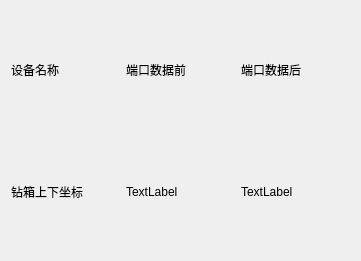
     <widget class="QWidget" name="layoutWidget_9">
      <property name="geometry">
       <rect>
        <x>1250</x>
        <y>570</y>
        <width>361</width>
        <height>261</height>
       </rect>
      </property>
      <layout class="QGridLayout" name="gridLayout_24">
       <item row="0" column="1">
        <widget class="QLabel" name="label_575">
         <property name="sizePolicy">
          <sizepolicy hsizetype="Expanding" vsizetype="Expanding">
           <horstretch>0</horstretch>
           <verstretch>0</verstretch>
          </sizepolicy>
         </property>
         <property name="text">
          <string>端口数据前</string>
         </property>
        </widget>
       </item>
       <item row="0" column="0">
        <widget class="QLabel" name="label_574">
         <property name="sizePolicy">
          <sizepolicy hsizetype="Expanding" vsizetype="Expanding">
           <horstretch>0</horstretch>
           <verstretch>0</verstretch>
          </sizepolicy>
         </property>
         <property name="text">
          <string>设备名称</string>
         </property>
        </widget>
       </item>
       <item row="1" column="0">
        <widget class="QLabel" name="label_577">
         <property name="sizePolicy">
          <sizepolicy hsizetype="Expanding" vsizetype="Expanding">
           <horstretch>0</horstretch>
           <verstretch>0</verstretch>
          </sizepolicy>
         </property>
         <property name="text">
          <string>钻箱上下坐标</string>
         </property>
        </widget>
       </item>
       <item row="1" column="2">
        <widget class="QLabel" name="label_582">
         <property name="sizePolicy">
          <sizepolicy hsizetype="Expanding" vsizetype="Expanding">
           <horstretch>0</horstretch>
           <verstretch>0</verstretch>
          </sizepolicy>
         </property>
         <property name="text">
          <string>TextLabel</string>
         </property>
        </widget>
       </item>
       <item row="0" column="2">
        <widget class="QLabel" name="label_576">
         <property name="sizePolicy">
          <sizepolicy hsizetype="Expanding" vsizetype="Expanding">
           <horstretch>0</horstretch>
           <verstretch>0</verstretch>
          </sizepolicy>
         </property>
         <property name="text">
          <string>端口数据后</string>
         </property>
        </widget>
       </item>
       <item row="1" column="1">
        <widget class="QLabel" name="label_581">
         <property name="sizePolicy">
          <sizepolicy hsizetype="Expanding" vsizetype="Expanding">
           <horstretch>0</horstretch>
           <verstretch>0</verstretch>
          </sizepolicy>
         </property>
         <property name="text">
          <string>TextLabel</string>
         </property>
        </widget>
       </item>
      </layout>
     </widget>
